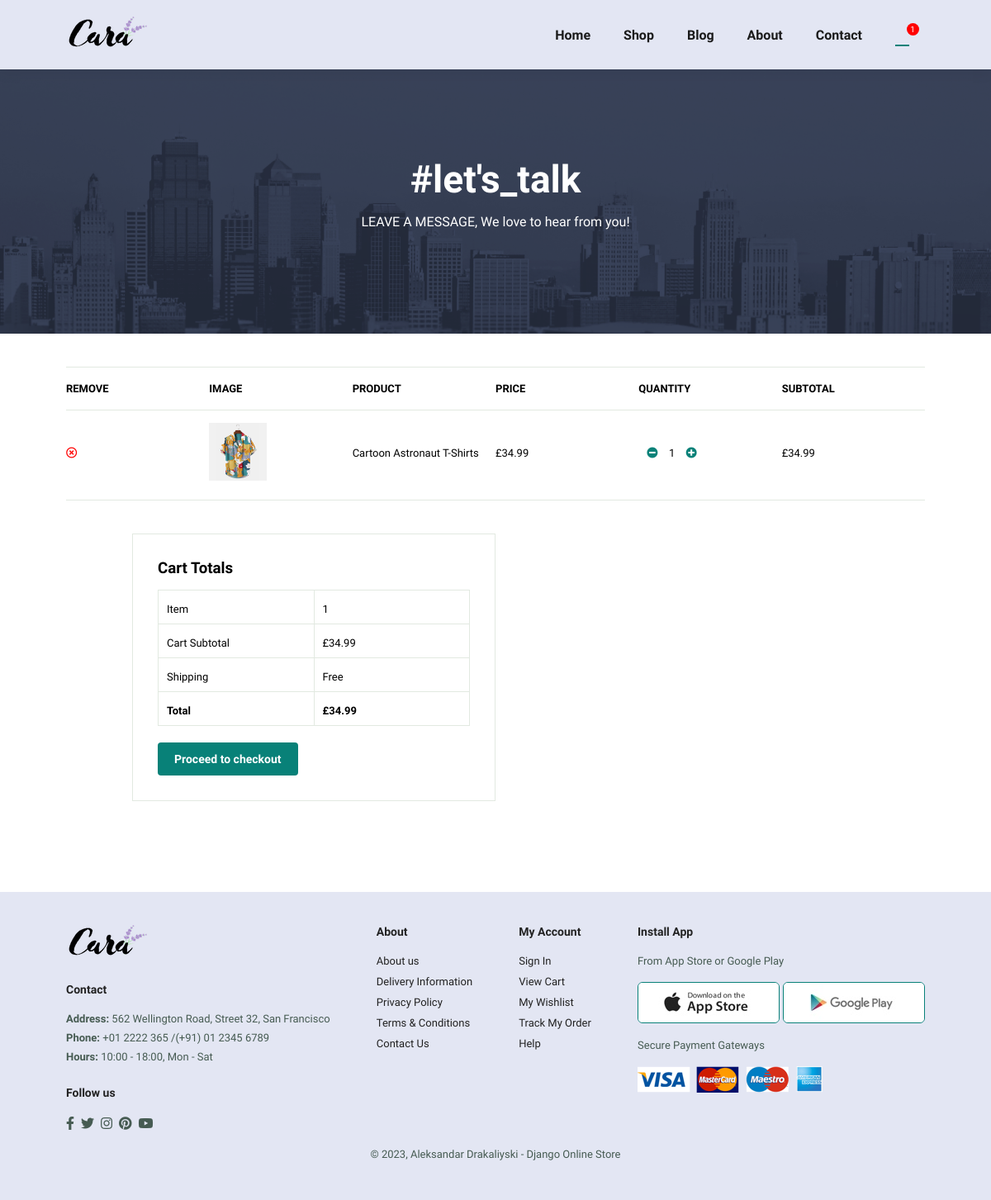
The page /cart/ (signed in) on the database as committed earlier.
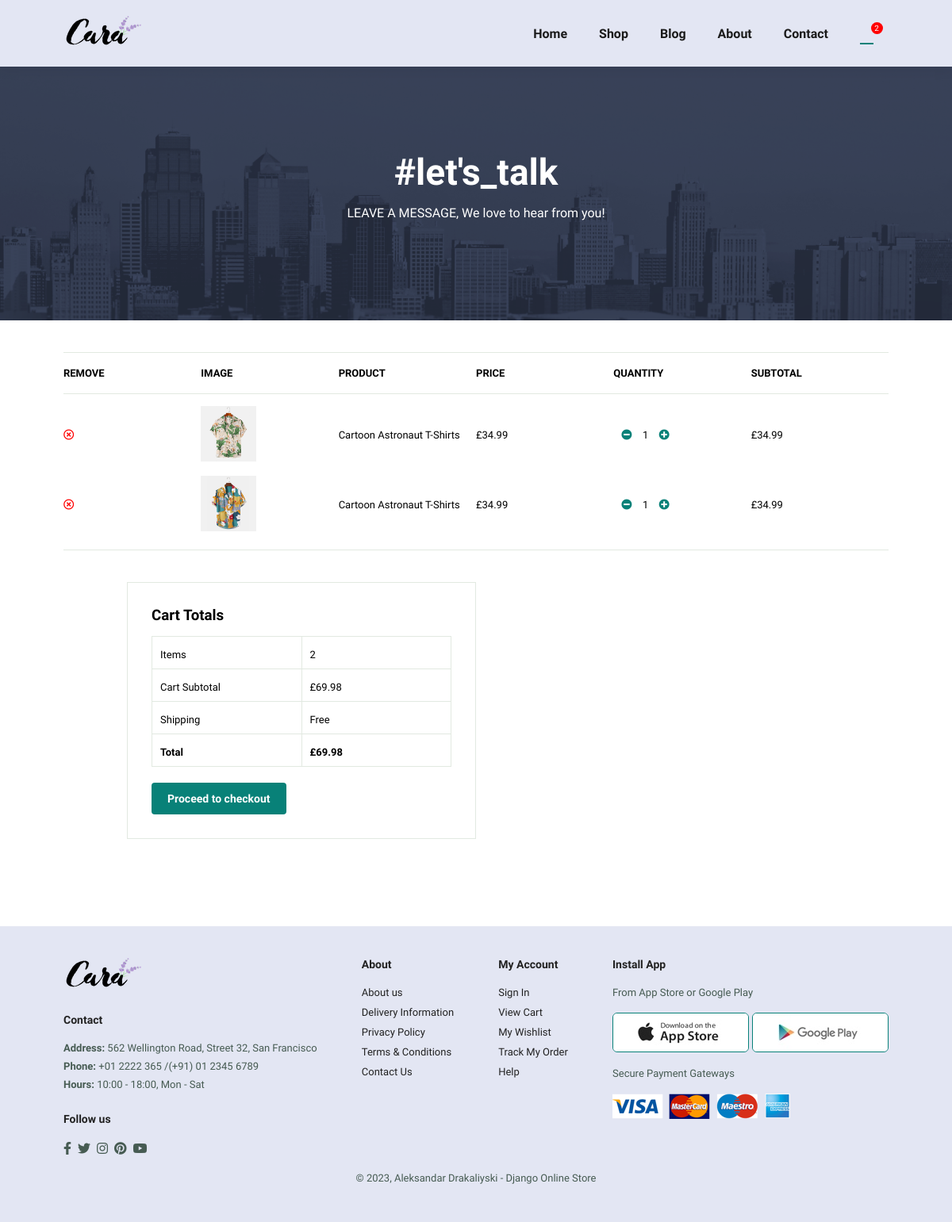
The same page on the database as committed later.
### store/models.py (models this page shows, shortened)
class OrderItem(models.Model):
    product = models.ForeignKey(Product, on_delete=models.SET_NULL, blank=True, null=True)
    order = models.ForeignKey(Order, on_delete=models.SET_NULL, blank=True, null=True)
    quantity = models.IntegerField(default=0, blank=True, null=True)
    date_added = models.DateTimeField(auto_now_add=True)
    @property
    def get_total(self):
        return self.product.price * self.quantity

class Product(models.Model):
    name = models.CharField(max_length=200, null=True)
    price = models.DecimalField(max_digits=7, decimal_places=2)
    brand = models.CharField(max_length=200, null=True)
    image = models.ImageField(null=True, blank=True)
    price_id = models.CharField(max_length=200)
    @property
    def imageURL(self):
        try:
            url = self.image.url
        except:
            url = ''
        return url

class Order(models.Model):
    customer = models.ForeignKey(Customer, on_delete=models.SET_NULL, blank=True, null=True)
    date_ordered = models.DateTimeField(auto_now_add=True)
    complete = models.BooleanField(default=False)
    transaction_id = models.CharField(max_length=100, null=True)
    @property
    def get_cart_total(self):
        orderitems=self.orderitem_set.all()
        total = sum([item.get_total for item in orderitems])
        return total
    @property
    def get_cart_items(self):
        orderitems=self.orderitem_set.all()
        total = sum([item.quantity for item in orderitems])
        return total

### store/views.py (the view)
# urls.py: path('cart/', views.cart, name='cart'),
def cart(request):
    data = cart_data(request)
    cart_items = data['cart_items']
    order = data['order']
    items = data['items']
    context = {
        'items':items,
        'order': order,
        'cart_items': cart_items,
        }
    return render(request, 'store/cart.html', context )

### store/utils.py (called while the page is built)
def cart_data(request):
    if request.user.is_authenticated:
        customer = request.user.customer
        order, created = Order.objects.get_or_create(customer=customer, complete=False)
        items = order.orderitem_set.all()
        cart_items = order.get_cart_items
    else:
        guest_data = guest_cart(request)
        cart_items = guest_data['cart_items']
        order = guest_data['order']
        items = guest_data['items']
    data = {
        'items': items,
        'order': order,
        'cart_items': cart_items,
    }
    return data

### store/templates/store/cart.html (shortened to what this page needs)
{% extends 'store/base.html' %}
{% load static %}
{%  block content %}
<section id="page-header" class="about-header">
    <h2>#let's_talk</h2>
    <p>LEAVE A MESSAGE, We love to hear from you!</p>
</section>
<section id="cart" class="section-p1">
    <table width="100%">
        <thead>
            <tr>
              <td>Remove</td>
              <td>Image</td>
              <td>Product</td>
              <td>Price</td>
              <td>Quantity</td>
              <td>Subtotal</td>
            </tr>
          </thead>
          {% for item in items %}
            <tbody>
              <tr>
                  <td><button data-product={{item.product.id}} data-action="delete" class="remove-btn update-cart"><i class="far fa-times-circle"></i></button></td>
                  <td><img src="{{ item.product.imageURL }}" alt="product"></td>
                  <td>{{item.product.name}}</td>
                  <td>£{{item.product.price|floatformat:2}}</td>
                  <div class="qty-btns">
                    <td>
                      <button data-product={{item.product.id}} data-action="remove" class="update-cart qty-btn"><i class="fa fa-minus-circle" aria-hidden="true"></i></button>
                      {{item.quantity}}
                      <button data-product={{item.product.id}} data-action="add" class="update-cart qty-btn"><i class="fa fa-plus-circle" aria-hidden="true"></i></button>
                    </td>
                  </div>
                  <td>£{{item.get_total|floatformat:2}}</td>
              </tr>
            </tbody>
        {% endfor %}
    </table>
    {% if order.get_cart_items == 0 %}
      <div style="margin: 10px; text-align:center;">
        <img class="empty-cart" src="{% static 'images/empty-cart.jpeg'%}" alt="cart is empty">
        <h3>Add something to make me happy!</h1>
      </div>
    {% else %}
      <section id="cart-add" class="section-p1">
          <div id="subtotal">
              <h3>Cart Totals</h3>
              <table>
                <tr>
                  {% if order.get_cart_items > 1 %}
                    <td>Items</td>
                  {% else %}
                    <td>Item</td>
                  {% endif %}
                  <td>{{order.get_cart_items}}</td>
                </tr>
                <tr>
                  <td>Cart Subtotal</td>
                  <td>£{{order.get_cart_total|floatformat:2}}</td>
                </tr>
                <tr>
                  <td>Shipping</td>
                  <td>Free</td>
                </tr>
                <tr>
                  <td><strong>Total</strong></td>
                  <td><strong>£{{order.get_cart_total}}</strong></td>
                </tr>
              </table>
              <form action="{% url 'checkout_session' %}" method="POST">
                <button type="submit" id="proceed" class="normal" style="color:white;">Proceed to checkout</button>
              </form>
            </div>
      </section>
    {% endif %}
</section>
{% endblock %}

### store/templates/store/base.html (shortened to what this page needs)
<!DOCTYPE html>
{% load static %}
<html lang="en">
<head>
    <link rel="stylesheet" href="https://pro.fontawesome.com/releases/v5.10.0/css/all.css"/>
    <link rel="stylesheet" href="{% static 'css/style.css' %}">
</head>
<body>
    <section id="header">
        <a href="{% url 'home' %}"><img src="{% static 'images/logo.png' %}" alt="logo" class="logo" /></a>
        <div>
          <ul id="navbar">
            <li><a href="{% url 'home' %}">Home</a></li>
            <li><a href="{% url 'shop' %}">Shop</a></li>
            <li><a href="{% url 'blog' %}">Blog</a></li>
            <li><a href="{% url 'about' %}">About</a></li>
            <li><a href="{% url 'contact' %}">Contact</a></li>
            <div class="cart-container">
              <li><a href="{% url 'cart' %}" id="lg-bag"><i class="far fa-shopping-bag cart-icon"></i></a>
                <p id="cart-total">{{cart_items}}</p>
            </div>
          </ul>
        </div>
      </section>
    <div class="container">
        {% block content %}
        {% endblock content %}
    </div>
    <footer class="section-p1">
        <div class="col">
          <img class="logo" src="{% static 'images/logo.png' %}" alt="logo" />
          <h4>Contact</h4>
          <p>
            <strong> Address: </strong>562 Wellington Road, Street 32, San
            Francisco
          </p>
          <p><strong> Phone: </strong> +01 2222 365 /(+91) 01 2345 6789</p>
          <p><strong> Hours: </strong> 10:00 - 18:00, Mon - Sat</p>
          <div class="follow">
            <h4>Follow us</h4>
            <div class="icon">
              <i class="fab fa-facebook-f"></i>
              <i class="fab fa-twitter"></i>
              <i class="fab fa-instagram"></i>
              <i class="fab fa-pinterest"></i>
              <i class="fab fa-youtube"></i>
            </div>
          </div>
        </div>
        <div class="col">
          <h4>About</h4>
          <a href="{% url 'about' %}">About us</a>
          <a href="#">Delivery Information</a>
          <a href="#">Privacy Policy</a>
          <a href="#">Terms & Conditions</a>
          <a href="{% url 'contact' %}">Contact Us</a>
        </div>
        <div class="col">
          <h4>My Account</h4>
          <a href="#">Sign In</a>
          <a href="#">View Cart</a>
          <a href="#">My Wishlist</a>
          <a href="#">Track My Order</a>
          <a href="#">Help</a>
        </div>
        <div class="col install">
          <h4>Install App</h4>
          <p>From App Store or Google Play</p>
          <div class="row">
            <img src="{% static 'images/pay/app.jpg' %}" alt="" />
            <img src="{% static 'images/pay/play.jpg' %}" alt="" />
          </div>
          <p>Secure Payment Gateways</p>
          <img src="{% static 'images/pay/pay.png' %}" alt="" />
        </div>
        <div class="copyright">
          <p>© 2023, Aleksandar Drakaliyski - Django Online Store</p>
        </div>
      </footer>
</body>
</html>

### static/css/style.css (style rules this page uses)
* { margin: 0; padding: 0; box-sizing: border-box; font-family: "Spartan", sans-serif; }
html { scroll-behavior: smooth; }
h2 { font-size: 46px; line-height: 54px; color: #222; }
h4 { font-size: 20px; color: #222; }
p { font-size: 16px; color: #465b52; margin: 15px 0 20px 0; }
a { text-decoration: none; color: #fff }
.section-p1 { padding: 40px 80px; }
button.normal { font-size: 14px; font-weight: 600; padding: 15px 30px; color: #000; background-color: #fff; border-radius: 4px; cursor: pointer; border: none; outline: none; transition: 0.2s; }
body { width: 100%; }
#header { display: flex; align-items: center; justify-content: space-between; padding: 20px 80px; background: #e3e6f3; box-shadow: 0 5px 15px rgba(0, 0, 0, 0.06); z-index: 999; position: sticky; top: 0; left: 0; }
#navbar { display: flex; align-items: center; justify-content: center; }
#navbar li { list-style: none; padding: 0 20px; position: relative; }
#navbar li a { text-decoration: none; font-size: 16px; font-weight: 600; color: #1a1a1a; transition: 0.3s ease; }
#navbar li a:hover, #navbar li a.active { color: #088178; }
#navbar li a.active::after, #navbar li a:hover::after { content: ""; width: 30%; height: 2px; background: #088178; position: absolute; bottom: -4px; left: 20px; }
footer { display: flex; flex-wrap: wrap; justify-content: space-between; background-color: #e3e6f3; }
footer .col { display: flex; flex-direction: column; align-items: flex-start; margin-bottom: 20px; }
footer .logo { margin-bottom: 30px; }
footer h4 { font-size: 14px; padding-bottom: 20px; }
footer p { font-size: 13px; margin: 0 0 8px 0; }
footer a { font-size: 13px; text-decoration: none; color: #222; margin-bottom: 10px; }
footer .follow { margin-top: 20px; }
footer .follow i { color: #465b52; padding-right: 4px; cursor: pointer; }
footer .install .row img { border: 1px solid #088178; border-radius: 6px; }
footer .install img { margin: 10px 0 15px 0; }
footer .copyright { width: 100%; text-align: center; }
#page-header { width: 100%; height: 40vh; background-size: cover; display: flex; justify-content: center; text-align: center; flex-direction: column; padding: 14px; }
#page-header h2, #page-header p { color: #fff; }
#cart-total { position: absolute; top: -20px; left: 60%; right: 50px; display: block; text-align: center; color:#fff; background-color: red; width: 15px; height: 15px; border-radius: 50%; font-size: 10px; padding: 3px; padding-top: 2px; }
#cart { overflow-x: auto; }
#cart table { width: 100%; border-collapse: collapse; table-layout: fixed; white-space: nowrap; padding-top: 10px; }
#cart table img { width: 70px; }
#cart table thead { border: 1px solid #e2e9e1; border-left: none; border-right: none; }
#cart table thead td { font-weight: 700; text-transform: uppercase; font-size: 13px; padding: 18px 0; }
#cart table tbody tr td { padding-top: 15px; }
#cart table tbody td { font-size: 13px; }
#cart-add { display: flex; flex-wrap: wrap; justify-content: space-between; border: 1px solid #e2e9e1; border-left: none; border-right: none; border-bottom: none; margin-top: 20px; }
#subtotal h3 { padding-bottom: 15px; }
#subtotal button { background-color: #088178; padding: 12px 20px; }
#subtotal { width: 50%; margin-bottom: 30px; border: 1px solid #e2e9e1; padding: 30px; }
#subtotal table { border-collapse: collapse; width: 100%; margin-bottom: 20px; }
#subtotal table td { width: 50%; border: 1px solid #e2e9e1; padding: 10px; font-size: 13px; }
.fa-minus-circle, .fa-plus-circle { color: #088178; padding: 10px; }
.remove-btn { color: red; }
.qty-btn, .remove-btn { padding: 0; background: none; border: none; width: auto; height: auto; display: inline-block; }

Rows that differ between the two databases and show on the page:
removed Order: get_cart_items "1", get_cart_total "34.99"
added OrderItem: product.imageURL (picture), product.name "Cartoon Astronaut T-Shirts", product.price "34.99", quantity "1", get_total "34.99"
added Order: get_cart_items "2", get_cart_total "69.98"
Other text that changed with them:
{{ cart_items }}: "1" → "2"
text no longer shown: "Item"
text now shown: "Items"
